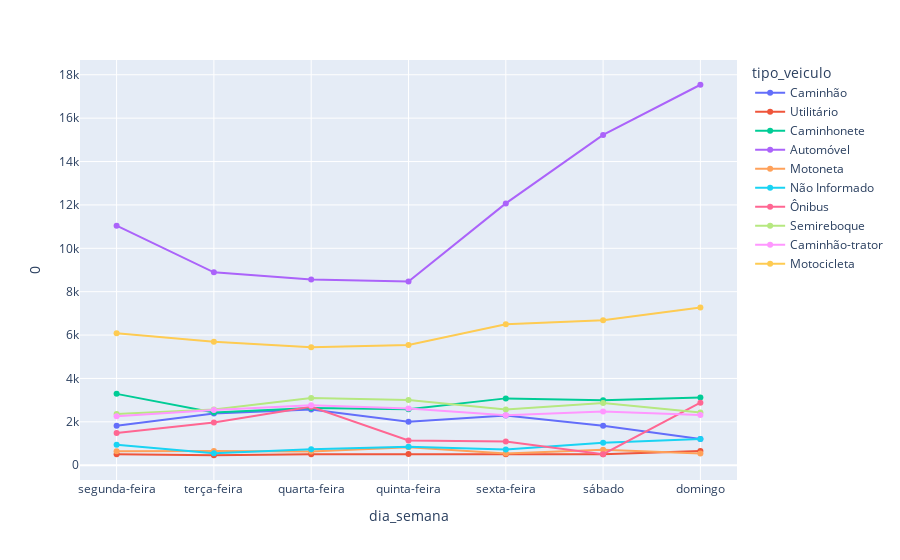

This figure's notebook cell:
### Code cell
fig = px.line(dataset_veiculos_ordenado, x='dia_semana', y=0, color='tipo_veiculo', markers=True)
fig.show()

### Figure 1 — Plotly figure (JSON) as saved in the notebook; plotly's stock layout.template omitted (floating-point values rounded to 4 significant figures)
{"data": [{"hovertemplate": "tipo_veiculo=Caminhão<br>dia_semana=%{x}<br>0=%{y}<extra></extra>", "legendgroup": "Caminhão", "line": {"color": "#636efa", "dash": "solid"}, "marker": {"symbol": "circle"}, "mode": "lines+markers", "name": "Caminhão", "orientation": "v", "showlegend": true, "type": "scatter", "x": ["segunda-feira", "terça-feira", "quarta-feira", "quinta-feira", "sexta-feira", "sábado", "domingo"], "xaxis": "x", "y": [1814, 2383, 2572, 1999, 2293, 1823, 1204], "yaxis": "y"}, {"hovertemplate": "tipo_veiculo=Utilitário<br>dia_semana=%{x}<br>0=%{y}<extra></extra>", "legendgroup": "Utilitário", "line": {"color": "#EF553B", "dash": "solid"}, "marker": {"symbol": "circle"}, "mode": "lines+markers", "name": "Utilitário", "orientation": "v", "showlegend": true, "type": "scatter", "x": ["segunda-feira", "terça-feira", "quarta-feira", "quinta-feira", "sexta-feira", "sábado", "domingo"], "xaxis": "x", "y": [505, 459, 503, 514, 501, 504, 652], "yaxis": "y"}, {"hovertemplate": "tipo_veiculo=Caminhonete<br>dia_semana=%{x}<br>0=%{y}<extra></extra>", "legendgroup": "Caminhonete", "line": {"color": "#00cc96", "dash": "solid"}, "marker": {"symbol": "circle"}, "mode": "lines+markers", "name": "Caminhonete", "orientation": "v", "showlegend": true, "type": "scatter", "x": ["segunda-feira", "terça-feira", "quarta-feira", "quinta-feira", "sexta-feira", "sábado", "domingo"], "xaxis": "x", "y": [3289, 2428, 2636, 2579, 3081, 2992, 3117], "yaxis": "y"}, {"hovertemplate": "tipo_veiculo=Automóvel<br>dia_semana=%{x}<br>0=%{y}<extra></extra>", "legendgroup": "Automóvel", "line": {"color": "#ab63fa", "dash": "solid"}, "marker": {"symbol": "circle"}, "mode": "lines+markers", "name": "Automóvel", "orientation": "v", "showlegend": true, "type": "scatter", "x": ["segunda-feira", "terça-feira", "quarta-feira", "quinta-feira", "sexta-feira", "sábado", "domingo"], "xaxis": "x", "y": [11042, 8894, 8561, 8465, 12070, 15228, 17540], "yaxis": "y"}, {"hovertemplate": "tipo_veiculo=Motoneta<br>dia_semana=%{x}<br>0=%{y}<extra></extra>", "legendgroup": "Motoneta", "line": {"color": "#FFA15A", "dash": "solid"}, "marker": {"symbol": "circle"}, "mode": "lines+markers", "name": "Motoneta", "orientation": "v", "showlegend": true, "type": "scatter", "x": ["segunda-feira", "terça-feira", "quarta-feira", "quinta-feira", "sexta-feira", "sábado", "domingo"], "xaxis": "x", "y": [638, 658, 629, 830, 535, 713, 540], "yaxis": "y"}, {"hovertemplate": "tipo_veiculo=Não Informado<br>dia_semana=%{x}<br>0=%{y}<extra></extra>", "legendgroup": "Não Informado", "line": {"color": "#19d3f3", "dash": "solid"}, "marker": {"symbol": "circle"}, "mode": "lines+markers", "name": "Não Informado", "orientation": "v", "showlegend": true, "type": "scatter", "x": ["segunda-feira", "terça-feira", "quarta-feira", "quinta-feira", "sexta-feira", "sábado", "domingo"], "xaxis": "x", "y": [941, 547, 741, 848, 721, 1030, 1212], "yaxis": "y"}, {"hovertemplate": "tipo_veiculo=Ônibus<br>dia_semana=%{x}<br>0=%{y}<extra></extra>", "legendgroup": "Ônibus", "line": {"color": "#FF6692", "dash": "solid"}, "marker": {"symbol": "circle"}, "mode": "lines+markers", "name": "Ônibus", "orientation": "v", "showlegend": true, "type": "scatter", "x": ["segunda-feira", "terça-feira", "quarta-feira", "quinta-feira", "sexta-feira", "sábado", "domingo"], "xaxis": "x", "y": [1480, 1969, 2694, 1139, 1091, 505, 2885], "yaxis": "y"}, {"hovertemplate": "tipo_veiculo=Semireboque<br>dia_semana=%{x}<br>0=%{y}<extra></extra>", "legendgroup": "Semireboque", "line": {"color": "#B6E880", "dash": "solid"}, "marker": {"symbol": "circle"}, "mode": "lines+markers", "name": "Semireboque", "orientation": "v", "showlegend": true, "type": "scatter", "x": ["segunda-feira", "terça-feira", "quarta-feira", "quinta-feira", "sexta-feira", "sábado", "domingo"], "xaxis": "x", "y": [2362, 2563, 3095, 3004, 2570, 2863, 2428], "yaxis": "y"}, {"hovertemplate": "tipo_veiculo=Caminhão-trator<br>dia_semana=%{x}<br>0=%{y}<extra></extra>", "legendgroup": "Caminhão-trator", "line": {"color": "#FF97FF", "dash": "solid"}, "marker": {"symbol": "circle"}, "mode": "lines+markers", "name": "Caminhão-trator", "orientation": "v", "showlegend": true, "type": "scatter", "x": ["segunda-feira", "terça-feira", "quarta-feira", "quinta-feira", "sexta-feira", "sábado", "domingo"], "xaxis": "x", "y": [2262, 2550, 2764, 2613, 2306, 2477, 2317], "yaxis": "y"}, {"hovertemplate": "tipo_veiculo=Motocicleta<br>dia_semana=%{x}<br>0=%{y}<extra></extra>", "legendgroup": "Motocicleta", "line": {"color": "#FECB52", "dash": "solid"}, "marker": {"symbol": "circle"}, "mode": "lines+markers", "name": "Motocicleta", "orientation": "v", "showlegend": true, "type": "scatter", "x": ["segunda-feira", "terça-feira", "quarta-feira", "quinta-feira", "sexta-feira", "sábado", "domingo"], "xaxis": "x", "y": [6087, 5691, 5438, 5544, 6502, 6680, 7270], "yaxis": "y"}], "layout": {"legend": {"title": {"text": "tipo_veiculo"}, "tracegroupgap": 0}, "margin": {"t": 60}, "xaxis": {"anchor": "y", "domain": [0, 1], "title": {"text": "dia_semana"}}, "yaxis": {"anchor": "x", "domain": [0, 1], "title": {"text": "0"}}}}
